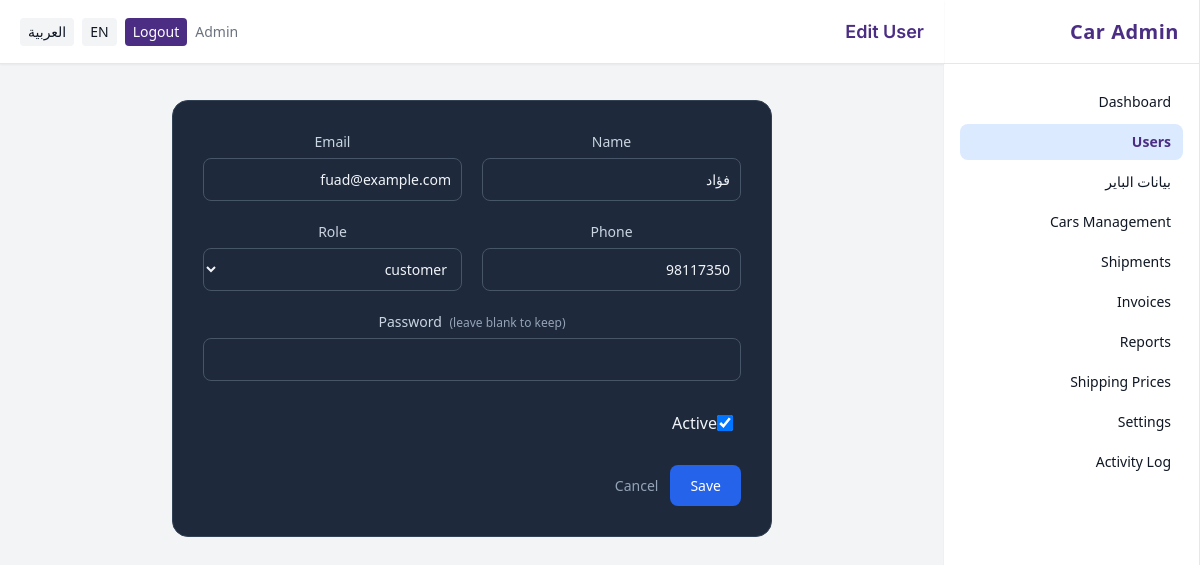
Page /admin/users/2/edit (signed in) on the committed database.
### app/models.py (models this page shows, shortened)
class User(db.Model, UserMixin):
    __tablename__ = "users"
    id = db.Column(db.Integer, primary_key=True)
    name = db.Column(db.String(150))
    email = db.Column(db.String(180), unique=True, index=True)
    phone = db.Column(db.String(50))
    password_hash = db.Column(db.String(200))
    role_id = db.Column(db.Integer, db.ForeignKey("roles.id"))
    active = db.Column(db.Boolean, default=True)
    created_at = db.Column(db.DateTime, default=datetime.utcnow)
    last_login_at = db.Column(db.DateTime)
    role = db.relationship("Role")
    @property
    def is_active(self):
        return bool(self.active)

### app/blueprints/admin/routes.py (the view, shortened to what this page needs)
@admin_bp.route("/users/<int:user_id>/edit", methods=["GET", "POST"])
@role_required("admin")
def users_edit(user_id: int):
    user = db.session.get(User, user_id)
    if not user:
        abort(404)
    roles = db.session.query(Role).order_by(Role.name.asc()).all()
    form_defaults = {
        "name": user.name,
        "email": user.email,
        "phone": user.phone,
        "role_id": str(user.role_id) if user.role_id else "",
        "active": user.active,
    }
    return render_template("admin/user_form.html", roles=roles, form=form_defaults, user=user)

### app/security.py (called while the page is built)
def _canonicalize_role(role_name: str | None) -> str | None:
    if not role_name:
        return None
    name = role_name.strip().lower()
    synonyms = {
        "staff": "employee",
        "employees": "employee",
    }
    return synonyms.get(name, name)

def role_required(*allowed_roles: str) -> Callable:
    normalized_allowed = {
        r for r in (_canonicalize_role(r) for r in allowed_roles) if r is not None
    }
    def decorator(view_func: Callable) -> Callable:
        @wraps(view_func)
        @login_required
        def wrapper(*args, **kwargs):
            user_role = getattr(getattr(current_user, "role", None), "name", None)
            user_role_norm = _canonicalize_role(user_role)
            if not user_role_norm or user_role_norm not in normalized_allowed:
                abort(403)
            return view_func(*args, **kwargs)
        return wrapper
    return decorator

### app/templates/admin/user_form.html (shortened to what this page needs)
{% extends "base_admin.html" %}
{% block header %}{{ _('Edit User') if user else _('New User') }}{% endblock %}
{% block content %}
<form method="post" class="user-form">
  <div class="grid">
    <div>
      <label>{{ _('Name') }}</label>
      <input name="name" value="{{ form.name or '' }}" required>
    </div>
    <div>
      <label>{{ _('Email') }}</label>
      <input type="email" name="email" value="{{ form.email or '' }}" required>
    </div>
    <div>
      <label>{{ _('Phone') }}</label>
      <input name="phone" value="{{ form.phone or '' }}">
    </div>
    <div>
      <label>{{ _('Role') }}</label>
      <select name="role_id" required>
        {% for r in roles %}
          <option value="{{ r.id }}" {% if form.role_id == r.id|string %}selected{% endif %}>{{ r.name }}</option>
        {% endfor %}
      </select>
    </div>
    <div class="md:col-span-2">
      <label>{{ _('Password') }} {% if user %}<span class="optional">({{ _('leave blank to keep') }})</span>{% endif %}</label>
      <input type="password" name="password" {% if not user %}required{% endif %}>
    </div>
    <div class="checkbox md:col-span-2">
      <input type="checkbox" name="active" {% if form.active %}checked{% endif %}>
      <span>{{ _('Active') }}</span>
    </div>
  </div>
  <div class="actions">
    <button type="submit">{{ _('Save') if user else _('Create') }}</button>
    <a href="{{ url_for('admin.users_list') }}" class="cancel">{{ _('Cancel') }}</a>
  </div>
</form>
{% endblock %}

### app/templates/base_admin.html (shortened to what this page needs)
<!doctype html>
<html lang="{{ g.get('lang_code', 'ar') }}" {% if g.get('lang_code', 'ar') == 'ar' %}dir="rtl"{% endif %} class="h-full bg-background">
<head>
  <script src="https://cdn.tailwindcss.com"></script>
  <link href="https://cdnjs.cloudflare.com/ajax/libs/font-awesome/6.5.0/css/all.min.css" rel="stylesheet">
</head>
<body class="h-full text-neutral text-center">
  <div class="min-h-screen flex bg-background">
    {% if current_user.is_authenticated and current_user.role and (current_user.role.name|lower) == 'admin' %}
    <aside class="w-64 hidden md:flex flex-col bg-white border-r border-gray-200 shadow-sm">
      <div class="h-16 flex items-center px-5 border-b border-gray-200">
        <div class="text-primary text-xl font-bold tracking-wide">{{ _('Car Admin') }}</div>
      </div>
      <nav class="flex-1 px-4 py-5 space-y-1 text-sm">
        <a href="{{ url_for('admin.dashboard') }}" class="flex items-center gap-3 px-3 py-2 rounded-lg hover:bg-blue-50 {% if request.endpoint=='admin.dashboard' %}bg-blue-100 text-primary font-semibold{% endif %}">{{ _('Dashboard') }}</a>
        <a href="{{ url_for('admin.users_list') }}" class="flex items-center gap-3 px-3 py-2 rounded-lg hover:bg-blue-50 {% if request.endpoint and request.endpoint.startswith('admin.users') %}bg-blue-100 text-primary font-semibold{% endif %}">{{ _('Users') }}</a>
        <a href="{{ url_for('admin.buyers_list') }}" class="flex items-center gap-3 px-3 py-2 rounded-lg hover:bg-blue-50 ">بيانات الباير</a>
        <a href="{{ url_for('ops.dashboard') }}" class="flex items-center gap-3 px-3 py-2 rounded-lg hover:bg-blue-50">{{ _('Cars Management') }}</a>
        <a href="{{ url_for('ops.dashboard') }}" class="flex items-center gap-3 px-3 py-2 rounded-lg hover:bg-blue-50">{{ _('Shipments') }}</a>
        <a href="{{ url_for('acct.dashboard') }}" class="flex items-center gap-3 px-3 py-2 rounded-lg hover:bg-blue-50">{{ _('Invoices') }}</a>
        <a href="{{ url_for('admin.reports') }}" class="flex items-center gap-3 px-3 py-2 rounded-lg hover:bg-blue-50 ">{{ _('Reports') }}</a>
        <a href="{{ url_for('admin.shipping_prices_list') }}" class="flex items-center gap-3 px-3 py-2 rounded-lg hover:bg-blue-50 ">{{ _('Shipping Prices') }}</a>
        <a href="{{ url_for('admin.settings') }}" class="flex items-center gap-3 px-3 py-2 rounded-lg hover:bg-blue-50 {% if request.endpoint=='admin.settings' %}bg-blue-100 text-primary font-semibold{% endif %}">{{ _('Settings') }}</a>
        <a href="{{ url_for('admin.activity_log') }}" class="flex items-center gap-3 px-3 py-2 rounded-lg hover:bg-blue-50 ">{{ _('Activity Log') }}</a>
      </nav>
    </aside>
    {% endif %}
    <div class="flex-1 flex flex-col min-w-0">
      <header class="h-16 flex items-center justify-between px-5 bg-white border-b border-gray-200 shadow-sm">
        <div class="text-lg font-semibold text-primary font-heading">{% block header %}{% endblock %}</div>
        <div class="flex items-center gap-2 text-sm">
          {% if current_user.is_authenticated %}
            <span class="text-muted">{{ current_user.name }}</span>
            <a href="{{ url_for('auth.logout') }}" class="px-2 py-1 rounded bg-primary text-white hover:opacity-90 transition">{{ _('Logout') }}</a>
          {% endif %}
          <a href="{{ request.path }}?lang=en" class="px-2 py-1 rounded bg-background hover:bg-white">EN</a>
          <a href="{{ request.path }}?lang=ar" class="px-2 py-1 rounded bg-background hover:bg-white">العربية</a>
        </div>
      </header>
      <div class="px-5 pt-4">
      </div>
      <main class="p-5">
        {% block content %}{% endblock %}
      </main>
    </div>
  </div>
</body>
</html>

### app/templates/base_admin.html (style rules this page uses)
body { font-family: ui-sans-serif, system-ui, -apple-system, Segoe UI, Roboto, Arial, sans-serif; }

### app/templates/admin/user_form.html (style rules this page uses)
.user-form { background-color: #1e293b; border: 1px solid #334155; border-radius: 16px; padding: 30px; max-width: 600px; margin: 0 auto; color: #f1f5f9; }
.user-form .grid { display: grid; grid-template-columns: 1fr; gap: 20px; }
@media (min-width: 768px) { .user-form .grid { grid-template-columns: 1fr 1fr; } }
.user-form label { display: block; font-size: 14px; margin-bottom: 6px; color: #cbd5e1; }
.user-form span.optional { color: #94a3b8; font-size: 12px; margin-left: 4px; }
.user-form input, .user-form select { width: 100%; padding: 10px; border: 1px solid #475569; border-radius: 8px; background-color: #1e293b; color: #f1f5f9; font-size: 14px; }
.user-form .checkbox { display: flex; align-items: center; margin-top: 10px; }
.user-form .checkbox input { margin-right: 8px; width: 16px; height: 16px; }
.user-form .actions { margin-top: 30px; display: flex; gap: 12px; align-items: center; }
.user-form button { padding: 10px 20px; background-color: #2563eb; color: #fff; font-size: 14px; border: none; border-radius: 8px; cursor: pointer; transition: background 0.3s; }
.user-form .cancel { color: #94a3b8; text-decoration: none; font-size: 14px; }

### rows in the picture
User: name "Admin"
User: name "فؤاد", email "fuad@example.com", phone "98117350"

### other values in the picture
form field role_id "customer"
